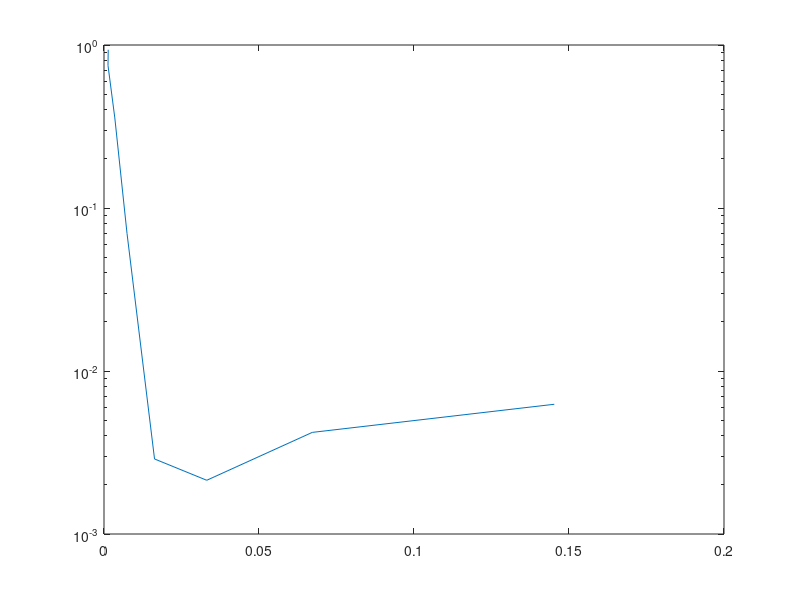

Write the MATLAB code that produced this figure.
clear; 
clc;

%% Define the unknown function to interpolate
% f = @(x) exp(x).*sin(x);
f = @(x) 1./(1+25*x.^2);

%% Setup different numbers of interpolation nodes/data sites.
Nd = [2,4,8,16,32,64,128,256];

%% Setup the points at which we want to evaluate the interpolant
xe = linspace(-1,1,10000)'; %generate evenly-spaced points
ye = f(xe); %evaluate function

%% Preallocate space for numerical solution
ye_num = zeros(length(ye),length(Nd));

A = (1:8);
%% Loop goes over different numbers of interpolation nodes
for it=1:length(Nd)
    tic;
    x = rand(1,Nd(it));
    for itt = 1:Nd(it)
        x(itt) = cos((itt - 1) * pi/(Nd(it) - 1));
    end
    x = x';
    y = f(x);
    
    %% Form Vandermonde matrix "intelligently"
    V = zeros(length(x),length(x));
    for vit = 1:Nd(it)
        V(:,vit) = x.^(vit-1);
    end
    
    %% Compute coefficients by solving linear system
    a = V\y;
    
    %% Evaluate polynomial interpolant by building eval matrix and
    %% multiplying with coefficients.
    Ve = zeros(length(xe),length(x));
    for vit = 1:Nd(it)
        Ve(:,vit) = xe.^(vit-1);
    end
    ye_num(:,it) = Ve*a; %Do the matrix-vector product to predict values
    A(it) = toc;
end

%% Now plot relative errors
figure
e2 = zeros(length(Nd),1);
for it=1:length(Nd)
    e2(it,1) = norm(ye_num(:,it)-ye)./norm(ye);
end
semilogy(A,e2);